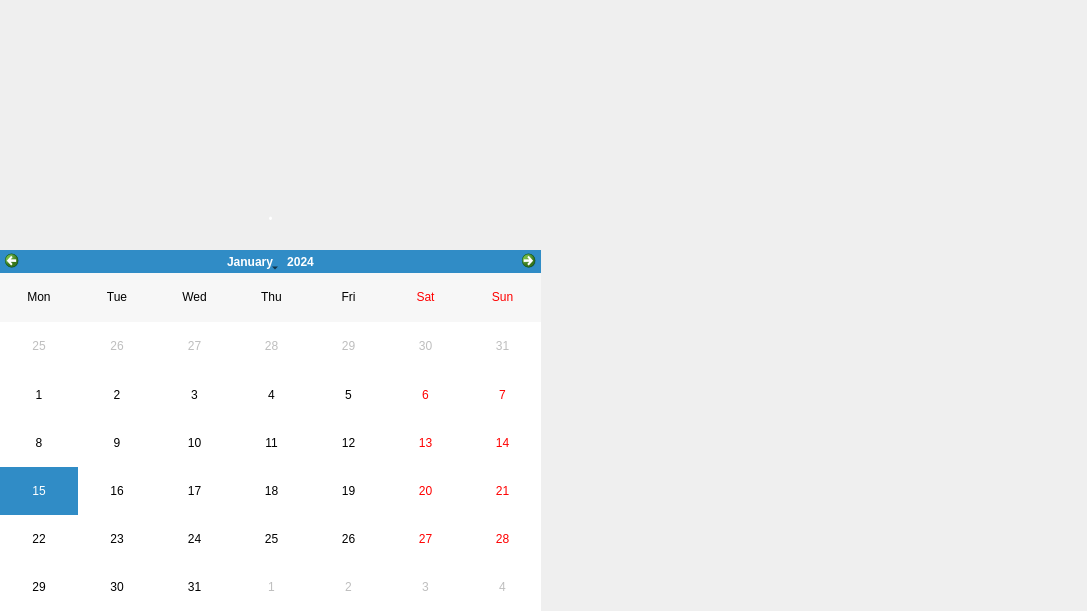
<?xml version="1.0" encoding="UTF-8"?>
<ui version="4.0">
 <class>MainWindow</class>
 <widget class="QMainWindow" name="MainWindow">
  <property name="geometry">
   <rect>
    <x>0</x>
    <y>0</y>
    <width>1087</width>
    <height>611</height>
   </rect>
  </property>
  <property name="windowTitle">
   <string>Habit_Tracker</string>
  </property>
  <widget class="QWidget" name="centralwidget">
   <widget class="QStackedWidget" name="stackedWidget">
    <property name="geometry">
     <rect>
      <x>0</x>
      <y>0</y>
      <width>1087</width>
      <height>611</height>
     </rect>
    </property>
    <property name="currentIndex">
     <number>4</number>
    </property>
    <widget class="QWidget" name="Main_Page_0">
     <widget class="QLabel" name="label">
      <property name="geometry">
       <rect>
        <x>0</x>
        <y>0</y>
        <width>1087</width>
        <height>611</height>
       </rect>
      </property>
      <property name="text">
       <string/>
      </property>
      <property name="pixmap">
       <pixmap>1.png</pixmap>
      </property>
     </widget>
     <widget class="QPushButton" name="SWITCH_MAIN_0___REGISRTATION_1_pushButton">
      <property name="geometry">
       <rect>
        <x>600</x>
        <y>480</y>
        <width>251</width>
        <height>41</height>
       </rect>
      </property>
      <property name="styleSheet">
       <string notr="true">background-color: rgba(0,0,0,0);
border: none;</string>
      </property>
      <property name="text">
       <string/>
      </property>
     </widget>
     <widget class="QPushButton" name="SWITCH_MAIN_0___ENTRANCE_12_pushButton">
      <property name="geometry">
       <rect>
        <x>610</x>
        <y>540</y>
        <width>241</width>
        <height>31</height>
       </rect>
      </property>
      <property name="font">
       <font>
        <family>Mongolian Baiti</family>
        <pointsize>20</pointsize>
       </font>
      </property>
      <property name="styleSheet">
       <string notr="true">background-color: rgba(0,0,0,0);
border: none;
color:#f2efeb;</string>
      </property>
      <property name="text">
       <string>Вход</string>
      </property>
     </widget>
    </widget>
    <widget class="QWidget" name="Registration_Page_1">
     <widget class="QLabel" name="label_2">
      <property name="geometry">
       <rect>
        <x>0</x>
        <y>0</y>
        <width>1087</width>
        <height>611</height>
       </rect>
      </property>
      <property name="text">
       <string/>
      </property>
      <property name="pixmap">
       <pixmap>2.png</pixmap>
      </property>
     </widget>
     <widget class="QPushButton" name="SWITCH_REGISTRATION_1___HOME_2_pushButton">
      <property name="geometry">
       <rect>
        <x>556</x>
        <y>468</y>
        <width>491</width>
        <height>110</height>
       </rect>
      </property>
      <property name="styleSheet">
       <string notr="true">background-color: rgba(0,0,0,0);
border: none;</string>
      </property>
      <property name="text">
       <string/>
      </property>
     </widget>
     <widget class="QLineEdit" name="LOGIN_lineEdit">
      <property name="geometry">
       <rect>
        <x>300</x>
        <y>305</y>
        <width>171</width>
        <height>31</height>
       </rect>
      </property>
     </widget>
     <widget class="QLineEdit" name="PASSWORD_lineEdit">
      <property name="geometry">
       <rect>
        <x>310</x>
        <y>425</y>
        <width>161</width>
        <height>31</height>
       </rect>
      </property>
     </widget>
    </widget>
    <widget class="QWidget" name="Home_Page_2">
     <widget class="QLabel" name="label_3">
      <property name="geometry">
       <rect>
        <x>0</x>
        <y>0</y>
        <width>1087</width>
        <height>611</height>
       </rect>
      </property>
      <property name="text">
       <string/>
      </property>
      <property name="pixmap">
       <pixmap>3.png</pixmap>
      </property>
     </widget>
     <widget class="QPushButton" name="SWITCH_HOME_2___GOOD_HABIT_3_pushButton">
      <property name="geometry">
       <rect>
        <x>60</x>
        <y>160</y>
        <width>301</width>
        <height>391</height>
       </rect>
      </property>
      <property name="styleSheet">
       <string notr="true">background-color: rgba(0,0,0,0);
border: none;</string>
      </property>
      <property name="text">
       <string/>
      </property>
     </widget>
     <widget class="QPushButton" name="SWITCH_HOME_2___BAD_HABIT_7_pushButton">
      <property name="geometry">
       <rect>
        <x>390</x>
        <y>160</y>
        <width>301</width>
        <height>391</height>
       </rect>
      </property>
      <property name="styleSheet">
       <string notr="true">background-color: rgba(0,0,0,0);
border: none;</string>
      </property>
      <property name="text">
       <string/>
      </property>
     </widget>
     <widget class="QPushButton" name="SWITCH_HOME_2___ADVICE_11_pushButton">
      <property name="geometry">
       <rect>
        <x>720</x>
        <y>160</y>
        <width>301</width>
        <height>391</height>
       </rect>
      </property>
      <property name="styleSheet">
       <string notr="true">background-color: rgba(0,0,0,0);
border: none;</string>
      </property>
      <property name="text">
       <string/>
      </property>
     </widget>
    </widget>
    <widget class="QWidget" name="Good_Habit_Page_3">
     <widget class="QLabel" name="label_4">
      <property name="geometry">
       <rect>
        <x>0</x>
        <y>0</y>
        <width>1087</width>
        <height>611</height>
       </rect>
      </property>
      <property name="text">
       <string/>
      </property>
      <property name="pixmap">
       <pixmap>4.png</pixmap>
      </property>
     </widget>
     <widget class="QPushButton" name="SWITCH_GOOD_HABIT_3___HOME_2_pushButton">
      <property name="geometry">
       <rect>
        <x>10</x>
        <y>10</y>
        <width>141</width>
        <height>41</height>
       </rect>
      </property>
      <property name="styleSheet">
       <string notr="true">background-color: rgba(0,0,0,0);
border: none;</string>
      </property>
      <property name="text">
       <string/>
      </property>
     </widget>
     <widget class="QPushButton" name="SWITCH_GOOD_HABIT_3___DREAM_4_pushButton">
      <property name="geometry">
       <rect>
        <x>60</x>
        <y>320</y>
        <width>301</width>
        <height>231</height>
       </rect>
      </property>
      <property name="styleSheet">
       <string notr="true">background-color: rgba(0,0,0,0);
border: none;</string>
      </property>
      <property name="text">
       <string/>
      </property>
     </widget>
     <widget class="QPushButton" name="SWITCH_GOOD_HABIT_3___WORK_OUT_5_pushButton">
      <property name="geometry">
       <rect>
        <x>390</x>
        <y>320</y>
        <width>301</width>
        <height>261</height>
       </rect>
      </property>
      <property name="styleSheet">
       <string notr="true">background-color: rgba(0,0,0,0);
border: none;</string>
      </property>
      <property name="text">
       <string/>
      </property>
     </widget>
     <widget class="QPushButton" name="SWITCH_GOOD_HABIT_3___WATER_6_pushButton">
      <property name="geometry">
       <rect>
        <x>720</x>
        <y>320</y>
        <width>301</width>
        <height>281</height>
       </rect>
      </property>
      <property name="styleSheet">
       <string notr="true">background-color: rgba(0,0,0,0);
border: none;</string>
      </property>
      <property name="text">
       <string/>
      </property>
     </widget>
     <widget class="QLabel" name="DREAM_PHOTO_BD">
      <property name="geometry">
       <rect>
        <x>60</x>
        <y>50</y>
        <width>301</width>
        <height>241</height>
       </rect>
      </property>
      <property name="text">
       <string/>
      </property>
      <property name="pixmap">
       <pixmap>8.jpg</pixmap>
      </property>
     </widget>
     <widget class="QLabel" name="WORK_OUT_PHOTO_BD">
      <property name="geometry">
       <rect>
        <x>393</x>
        <y>50</y>
        <width>301</width>
        <height>241</height>
       </rect>
      </property>
      <property name="text">
       <string/>
      </property>
      <property name="pixmap">
       <pixmap>8.jpg</pixmap>
      </property>
     </widget>
     <widget class="QLabel" name="WATER_PHOTO_BD">
      <property name="geometry">
       <rect>
        <x>725</x>
        <y>50</y>
        <width>301</width>
        <height>241</height>
       </rect>
      </property>
      <property name="text">
       <string/>
      </property>
      <property name="pixmap">
       <pixmap>8.jpg</pixmap>
      </property>
     </widget>
    </widget>
    <widget class="QWidget" name="Dream_Page_4">
     <widget class="QLabel" name="label_7">
      <property name="geometry">
       <rect>
        <x>0</x>
        <y>0</y>
        <width>1087</width>
        <height>611</height>
       </rect>
      </property>
      <property name="text">
       <string/>
      </property>
      <property name="pixmap">
       <pixmap>7.png</pixmap>
      </property>
     </widget>
     <widget class="QPushButton" name="SWITCH_DREAM_4___GOOD_HABIT_3_pushButton">
      <property name="geometry">
       <rect>
        <x>30</x>
        <y>50</y>
        <width>141</width>
        <height>51</height>
       </rect>
      </property>
      <property name="styleSheet">
       <string notr="true">background-color: rgba(0,0,0,0);
border: none;</string>
      </property>
      <property name="text">
       <string/>
      </property>
     </widget>
     <widget class="QLabel" name="DREAM_BD_label">
      <property name="geometry">
       <rect>
        <x>0</x>
        <y>180</y>
        <width>541</width>
        <height>71</height>
       </rect>
      </property>
      <property name="font">
       <font>
        <family>Palatino Linotype</family>
        <pointsize>15</pointsize>
        <weight>75</weight>
        <bold>true</bold>
       </font>
      </property>
      <property name="styleSheet">
       <string notr="true">color:rgb(255, 255, 255);</string>
      </property>
      <property name="text">
       <string>.</string>
      </property>
      <property name="alignment">
       <set>Qt::AlignCenter</set>
      </property>
     </widget>
     <widget class="QLabel" name="PHOTO_DREAM_OUT_BD">
      <property name="geometry">
       <rect>
        <x>540</x>
        <y>0</y>
        <width>551</width>
        <height>611</height>
       </rect>
      </property>
      <property name="text">
       <string/>
      </property>
      <property name="pixmap">
       <pixmap>8.jpg</pixmap>
      </property>
     </widget>
     <widget class="QCalendarWidget" name="DREAM_calendarWidget">
      <property name="geometry">
       <rect>
        <x>0</x>
        <y>250</y>
        <width>541</width>
        <height>361</height>
       </rect>
      </property>
      <property name="styleSheet">
       <string notr="true">QCalendarWidget.QMenu.QHeaderView {
    background-color: rgb(0, 255, 255);
}

</string>
      </property>
      <property name="horizontalHeaderFormat">
       <enum>QCalendarWidget::ShortDayNames</enum>
      </property>
      <property name="verticalHeaderFormat">
       <enum>QCalendarWidget::NoVerticalHeader</enum>
      </property>
     </widget>
    </widget>
    <widget class="QWidget" name="Work_Out_Page_5">
     <widget class="QLabel" name="label_8">
      <property name="geometry">
       <rect>
        <x>0</x>
        <y>0</y>
        <width>1087</width>
        <height>611</height>
       </rect>
      </property>
      <property name="text">
       <string/>
      </property>
      <property name="pixmap">
       <pixmap>7.png</pixmap>
      </property>
     </widget>
     <widget class="QPushButton" name="SWITCH_WORK_OUT_5___GOOD_HABIT_3_pushButton">
      <property name="geometry">
       <rect>
        <x>30</x>
        <y>50</y>
        <width>141</width>
        <height>51</height>
       </rect>
      </property>
      <property name="styleSheet">
       <string notr="true">background-color: rgba(0,0,0,0);
border: none;</string>
      </property>
      <property name="text">
       <string/>
      </property>
     </widget>
     <widget class="QLabel" name="WORK_OUT_BD_label">
      <property name="geometry">
       <rect>
        <x>0</x>
        <y>180</y>
        <width>541</width>
        <height>71</height>
       </rect>
      </property>
      <property name="font">
       <font>
        <family>Palatino Linotype</family>
        <pointsize>15</pointsize>
        <weight>75</weight>
        <bold>true</bold>
       </font>
      </property>
      <property name="styleSheet">
       <string notr="true">color:rgb(255, 255, 255);</string>
      </property>
      <property name="text">
       <string>.</string>
      </property>
      <property name="alignment">
       <set>Qt::AlignCenter</set>
      </property>
     </widget>
     <widget class="QLabel" name="PHOTO_WORK_OUT_BD">
      <property name="geometry">
       <rect>
        <x>540</x>
        <y>0</y>
        <width>551</width>
        <height>611</height>
       </rect>
      </property>
      <property name="text">
       <string/>
      </property>
      <property name="pixmap">
       <pixmap>8.jpg</pixmap>
      </property>
     </widget>
     <widget class="QCalendarWidget" name="WORK_OUT_calendarWidget">
      <property name="geometry">
       <rect>
        <x>0</x>
        <y>250</y>
        <width>541</width>
        <height>361</height>
       </rect>
      </property>
      <property name="styleSheet">
       <string notr="true">QCalendarWidget.QMenu.QHeaderView {
    background-color: rgb(0, 255, 255);
}

</string>
      </property>
      <property name="horizontalHeaderFormat">
       <enum>QCalendarWidget::ShortDayNames</enum>
      </property>
      <property name="verticalHeaderFormat">
       <enum>QCalendarWidget::NoVerticalHeader</enum>
      </property>
     </widget>
    </widget>
    <widget class="QWidget" name="Water_Page_6">
     <widget class="QLabel" name="label_9">
      <property name="geometry">
       <rect>
        <x>0</x>
        <y>0</y>
        <width>1087</width>
        <height>611</height>
       </rect>
      </property>
      <property name="text">
       <string/>
      </property>
      <property name="pixmap">
       <pixmap>7.png</pixmap>
      </property>
     </widget>
     <widget class="QPushButton" name="SWITCH_WATER_6___GOOD_HABIT_3_pushButton">
      <property name="geometry">
       <rect>
        <x>30</x>
        <y>50</y>
        <width>141</width>
        <height>51</height>
       </rect>
      </property>
      <property name="styleSheet">
       <string notr="true">background-color: rgba(0,0,0,0);
border: none;</string>
      </property>
      <property name="text">
       <string/>
      </property>
     </widget>
     <widget class="QLabel" name="WATER_BD_label">
      <property name="geometry">
       <rect>
        <x>0</x>
        <y>180</y>
        <width>541</width>
        <height>71</height>
       </rect>
      </property>
      <property name="font">
       <font>
        <family>Palatino Linotype</family>
        <pointsize>15</pointsize>
        <weight>75</weight>
        <bold>true</bold>
       </font>
      </property>
      <property name="styleSheet">
       <string notr="true">color:rgb(255, 255, 255);</string>
      </property>
      <property name="text">
       <string>.</string>
      </property>
      <property name="alignment">
       <set>Qt::AlignCenter</set>
      </property>
     </widget>
     <widget class="QLabel" name="PHOTO_WATER_BD">
      <property name="geometry">
       <rect>
        <x>540</x>
        <y>0</y>
        <width>551</width>
        <height>611</height>
       </rect>
      </property>
      <property name="text">
       <string/>
      </property>
      <property name="pixmap">
       <pixmap>8.jpg</pixmap>
      </property>
     </widget>
     <widget class="QCalendarWidget" name="WATER_calendarWidget">
      <property name="geometry">
       <rect>
        <x>0</x>
        <y>250</y>
        <width>541</width>
        <height>361</height>
       </rect>
      </property>
      <property name="styleSheet">
       <string notr="true">QCalendarWidget.QMenu.QHeaderView {
    background-color: rgb(0, 255, 255);
}

</string>
      </property>
      <property name="horizontalHeaderFormat">
       <enum>QCalendarWidget::ShortDayNames</enum>
      </property>
      <property name="verticalHeaderFormat">
       <enum>QCalendarWidget::NoVerticalHeader</enum>
      </property>
     </widget>
    </widget>
    <widget class="QWidget" name="Bad_Habit_Page_7">
     <widget class="QLabel" name="label_5">
      <property name="geometry">
       <rect>
        <x>0</x>
        <y>0</y>
        <width>1087</width>
        <height>611</height>
       </rect>
      </property>
      <property name="text">
       <string/>
      </property>
      <property name="pixmap">
       <pixmap>5.png</pixmap>
      </property>
     </widget>
     <widget class="QPushButton" name="SWITCH_BAD_HABIT_7___ONYCHOPHAGIA_9_pushButton">
      <property name="geometry">
       <rect>
        <x>390</x>
        <y>320</y>
        <width>301</width>
        <height>251</height>
       </rect>
      </property>
      <property name="styleSheet">
       <string notr="true">background-color: rgba(0,0,0,0);
border: none;</string>
      </property>
      <property name="text">
       <string/>
      </property>
     </widget>
     <widget class="QPushButton" name="SWITCH_BAD_HABIT_7___SMOKING_8_pushButton">
      <property name="geometry">
       <rect>
        <x>60</x>
        <y>320</y>
        <width>301</width>
        <height>231</height>
       </rect>
      </property>
      <property name="styleSheet">
       <string notr="true">background-color: rgba(0,0,0,0);
border: none;</string>
      </property>
      <property name="text">
       <string/>
      </property>
     </widget>
     <widget class="QPushButton" name="SWITCH_BAD_HABIT_7___ALCOHOL_10_pushButton">
      <property name="geometry">
       <rect>
        <x>730</x>
        <y>320</y>
        <width>301</width>
        <height>271</height>
       </rect>
      </property>
      <property name="styleSheet">
       <string notr="true">background-color: rgba(0,0,0,0);
border: none;</string>
      </property>
      <property name="text">
       <string/>
      </property>
     </widget>
     <widget class="QPushButton" name="SWITCH_BAD_HABIT_7___HOME_2_pushButton">
      <property name="geometry">
       <rect>
        <x>10</x>
        <y>10</y>
        <width>141</width>
        <height>41</height>
       </rect>
      </property>
      <property name="styleSheet">
       <string notr="true">background-color: rgba(0,0,0,0);
border: none;</string>
      </property>
      <property name="text">
       <string/>
      </property>
     </widget>
     <widget class="QLabel" name="SMOKING_PHOTO_BD">
      <property name="geometry">
       <rect>
        <x>60</x>
        <y>50</y>
        <width>301</width>
        <height>241</height>
       </rect>
      </property>
      <property name="text">
       <string/>
      </property>
      <property name="pixmap">
       <pixmap>8.jpg</pixmap>
      </property>
     </widget>
     <widget class="QLabel" name="ONYCHOPHAGIA_PHOTO_BD">
      <property name="geometry">
       <rect>
        <x>393</x>
        <y>50</y>
        <width>301</width>
        <height>241</height>
       </rect>
      </property>
      <property name="text">
       <string/>
      </property>
      <property name="pixmap">
       <pixmap>8.jpg</pixmap>
      </property>
     </widget>
     <widget class="QLabel" name="ALCOHOL_PHOTO_BD">
      <property name="geometry">
       <rect>
        <x>725</x>
        <y>50</y>
        <width>301</width>
        <height>241</height>
       </rect>
      </property>
      <property name="text">
       <string/>
      </property>
      <property name="pixmap">
       <pixmap>8.jpg</pixmap>
      </property>
     </widget>
    </widget>
    <widget class="QWidget" name="Smoking_Page_8">
     <widget class="QLabel" name="label_10">
      <property name="geometry">
       <rect>
        <x>0</x>
        <y>0</y>
        <width>1087</width>
        <height>611</height>
       </rect>
      </property>
      <property name="text">
       <string/>
      </property>
      <property name="pixmap">
       <pixmap>7.png</pixmap>
      </property>
     </widget>
     <widget class="QLabel" name="SMOKING_BD_label">
      <property name="geometry">
       <rect>
        <x>0</x>
        <y>180</y>
        <width>541</width>
        <height>71</height>
       </rect>
      </property>
      <property name="font">
       <font>
        <family>Palatino Linotype</family>
        <pointsize>15</pointsize>
        <weight>75</weight>
        <bold>true</bold>
       </font>
      </property>
      <property name="styleSheet">
       <string notr="true">color:rgb(255, 255, 255);</string>
      </property>
      <property name="text">
       <string>.</string>
      </property>
      <property name="alignment">
       <set>Qt::AlignCenter</set>
      </property>
     </widget>
     <widget class="QPushButton" name="SWITCH_SMOKING_8___BAD_HABIT_7_pushButton">
      <property name="geometry">
       <rect>
        <x>30</x>
        <y>50</y>
        <width>141</width>
        <height>51</height>
       </rect>
      </property>
      <property name="styleSheet">
       <string notr="true">background-color: rgba(0,0,0,0);
border: none;</string>
      </property>
      <property name="text">
       <string/>
      </property>
     </widget>
     <widget class="QLabel" name="PHOTO_SMOKING_BD">
      <property name="geometry">
       <rect>
        <x>540</x>
        <y>0</y>
        <width>551</width>
        <height>611</height>
       </rect>
      </property>
      <property name="text">
       <string/>
      </property>
      <property name="pixmap">
       <pixmap>8.jpg</pixmap>
      </property>
     </widget>
     <widget class="QCalendarWidget" name="SMOKING_calendarWidget">
      <property name="geometry">
       <rect>
        <x>0</x>
        <y>250</y>
        <width>541</width>
        <height>361</height>
       </rect>
      </property>
      <property name="styleSheet">
       <string notr="true">QCalendarWidget.QMenu.QHeaderView {
    background-color: rgb(0, 255, 255);
}

</string>
      </property>
      <property name="horizontalHeaderFormat">
       <enum>QCalendarWidget::ShortDayNames</enum>
      </property>
      <property name="verticalHeaderFormat">
       <enum>QCalendarWidget::NoVerticalHeader</enum>
      </property>
     </widget>
    </widget>
    <widget class="QWidget" name="Onychophagia_Page_9">
     <widget class="QLabel" name="label_11">
      <property name="geometry">
       <rect>
        <x>0</x>
        <y>0</y>
        <width>1087</width>
        <height>611</height>
       </rect>
      </property>
      <property name="text">
       <string/>
      </property>
      <property name="pixmap">
       <pixmap>7.png</pixmap>
      </property>
     </widget>
     <widget class="QLabel" name="ONYCHOPHAGIA_BD_label">
      <property name="geometry">
       <rect>
        <x>0</x>
        <y>180</y>
        <width>541</width>
        <height>71</height>
       </rect>
      </property>
      <property name="font">
       <font>
        <family>Palatino Linotype</family>
        <pointsize>15</pointsize>
        <weight>75</weight>
        <bold>true</bold>
       </font>
      </property>
      <property name="styleSheet">
       <string notr="true">color:rgb(255, 255, 255);</string>
      </property>
      <property name="text">
       <string>.</string>
      </property>
      <property name="alignment">
       <set>Qt::AlignCenter</set>
      </property>
     </widget>
     <widget class="QPushButton" name="SWITCH_ONYCHOPHAGIA_9___BAD_HABIT_7_pushButton">
      <property name="geometry">
       <rect>
        <x>30</x>
        <y>50</y>
        <width>141</width>
        <height>51</height>
       </rect>
      </property>
      <property name="styleSheet">
       <string notr="true">background-color: rgba(0,0,0,0);
border: none;</string>
      </property>
      <property name="text">
       <string/>
      </property>
     </widget>
     <widget class="QLabel" name="PHOTO_ONYCHOPHAGIA_BD">
      <property name="geometry">
       <rect>
        <x>540</x>
        <y>0</y>
        <width>551</width>
        <height>611</height>
       </rect>
      </property>
      <property name="text">
       <string/>
      </property>
      <property name="pixmap">
       <pixmap>8.jpg</pixmap>
      </property>
     </widget>
     <widget class="QCalendarWidget" name="ONYCHOPHAGIA_calendarWidget">
      <property name="geometry">
       <rect>
        <x>0</x>
        <y>250</y>
        <width>541</width>
        <height>361</height>
       </rect>
      </property>
      <property name="styleSheet">
       <string notr="true">QCalendarWidget.QMenu.QHeaderView {
    background-color: rgb(0, 255, 255);
}

</string>
      </property>
      <property name="horizontalHeaderFormat">
       <enum>QCalendarWidget::ShortDayNames</enum>
      </property>
      <property name="verticalHeaderFormat">
       <enum>QCalendarWidget::NoVerticalHeader</enum>
      </property>
     </widget>
    </widget>
    <widget class="QWidget" name="Alcohol_Page_10">
     <widget class="QLabel" name="label_12">
      <property name="geometry">
       <rect>
        <x>0</x>
        <y>0</y>
        <width>1087</width>
        <height>611</height>
       </rect>
      </property>
      <property name="text">
       <string/>
      </property>
      <property name="pixmap">
       <pixmap>7.png</pixmap>
      </property>
     </widget>
     <widget class="QPushButton" name="SWITCH_ALCOHOL_10___BAD_HABIT_7_pushButton">
      <property name="geometry">
       <rect>
        <x>30</x>
        <y>50</y>
        <width>141</width>
        <height>51</height>
       </rect>
      </property>
      <property name="styleSheet">
       <string notr="true">background-color: rgba(0,0,0,0);
border: none;</string>
      </property>
      <property name="text">
       <string/>
      </property>
     </widget>
     <widget class="QLabel" name="ALCOHOL_BD_label">
      <property name="geometry">
       <rect>
        <x>0</x>
        <y>180</y>
        <width>541</width>
        <height>71</height>
       </rect>
      </property>
      <property name="font">
       <font>
        <family>Palatino Linotype</family>
        <pointsize>15</pointsize>
        <weight>75</weight>
        <bold>true</bold>
       </font>
      </property>
      <property name="styleSheet">
       <string notr="true">color:rgb(255, 255, 255);</string>
      </property>
      <property name="text">
       <string>.</string>
      </property>
      <property name="alignment">
       <set>Qt::AlignCenter</set>
      </property>
     </widget>
     <widget class="QLabel" name="PHOTO_ALCOHOL_BD">
      <property name="geometry">
       <rect>
        <x>540</x>
        <y>0</y>
        <width>551</width>
        <height>611</height>
       </rect>
      </property>
      <property name="text">
       <string/>
      </property>
      <property name="pixmap">
       <pixmap>8.jpg</pixmap>
      </property>
     </widget>
     <widget class="QCalendarWidget" name="ALCOHOL_calendarWidget">
      <property name="geometry">
       <rect>
        <x>0</x>
        <y>250</y>
        <width>541</width>
        <height>361</height>
       </rect>
      </property>
      <property name="styleSheet">
       <string notr="true">QCalendarWidget.QMenu.QHeaderView {
    background-color: rgb(0, 255, 255);
}

</string>
      </property>
      <property name="horizontalHeaderFormat">
       <enum>QCalendarWidget::ShortDayNames</enum>
      </property>
      <property name="verticalHeaderFormat">
       <enum>QCalendarWidget::NoVerticalHeader</enum>
      </property>
     </widget>
    </widget>
    <widget class="QWidget" name="Advice_Page_11">
     <widget class="QLabel" name="label_6">
      <property name="geometry">
       <rect>
        <x>0</x>
        <y>0</y>
        <width>1087</width>
        <height>611</height>
       </rect>
      </property>
      <property name="text">
       <string/>
      </property>
      <property name="pixmap">
       <pixmap>6.png</pixmap>
      </property>
     </widget>
     <widget class="QPushButton" name="SWITCH_ADVICE_11___HOME_2_pushButton">
      <property name="geometry">
       <rect>
        <x>10</x>
        <y>10</y>
        <width>141</width>
        <height>41</height>
       </rect>
      </property>
      <property name="styleSheet">
       <string notr="true">background-color: rgba(0,0,0,0);
border: none;</string>
      </property>
      <property name="text">
       <string/>
      </property>
     </widget>
    </widget>
    <widget class="QWidget" name="ENTRANCE_Page_12">
     <widget class="QLineEdit" name="ENTRANCE_PASSWORD_lineEdit">
      <property name="geometry">
       <rect>
        <x>310</x>
        <y>425</y>
        <width>161</width>
        <height>31</height>
       </rect>
      </property>
     </widget>
     <widget class="QLineEdit" name="ENTRANCE_LOGIN_lineEdit">
      <property name="geometry">
       <rect>
        <x>300</x>
        <y>305</y>
        <width>171</width>
        <height>31</height>
       </rect>
      </property>
     </widget>
     <widget class="QPushButton" name="SWITCH_ENTRANCE_12___HOME_2_pushButton">
      <property name="geometry">
       <rect>
        <x>556</x>
        <y>468</y>
        <width>491</width>
        <height>110</height>
       </rect>
      </property>
      <property name="font">
       <font>
        <pointsize>22</pointsize>
       </font>
      </property>
      <property name="styleSheet">
       <string notr="true">background-color: rgb(28, 33, 32);
border: none;
color:#f2efeb;</string>
      </property>
      <property name="text">
       <string>Войти</string>
      </property>
     </widget>
     <widget class="QLabel" name="label_13">
      <property name="geometry">
       <rect>
        <x>0</x>
        <y>0</y>
        <width>1087</width>
        <height>611</height>
       </rect>
      </property>
      <property name="text">
       <string/>
      </property>
      <property name="pixmap">
       <pixmap>2.png</pixmap>
      </property>
     </widget>
     <widget class="QLabel" name="label_14">
      <property name="geometry">
       <rect>
        <x>70</x>
        <y>160</y>
        <width>411</width>
        <height>71</height>
       </rect>
      </property>
      <property name="font">
       <font>
        <pointsize>30</pointsize>
       </font>
      </property>
      <property name="styleSheet">
       <string notr="true">background-color:rgb(242, 239, 235);</string>
      </property>
      <property name="text">
       <string>Вход</string>
      </property>
      <property name="alignment">
       <set>Qt::AlignCenter</set>
      </property>
     </widget>
     <zorder>label_13</zorder>
     <zorder>ENTRANCE_PASSWORD_lineEdit</zorder>
     <zorder>ENTRANCE_LOGIN_lineEdit</zorder>
     <zorder>SWITCH_ENTRANCE_12___HOME_2_pushButton</zorder>
     <zorder>label_14</zorder>
    </widget>
   </widget>
  </widget>
 </widget>
 <resources/>
 <connections/>
</ui>
